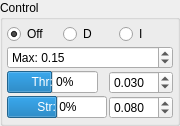
       <widget class="QGroupBox" name="groupBox_3">
        <property name="sizePolicy">
         <sizepolicy hsizetype="Preferred" vsizetype="Preferred">
          <horstretch>1</horstretch>
          <verstretch>0</verstretch>
         </sizepolicy>
        </property>
        <property name="maximumSize">
         <size>
          <width>180</width>
          <height>16777215</height>
         </size>
        </property>
        <property name="title">
         <string>Control</string>
        </property>
        <layout class="QGridLayout" name="gridLayout_3">
         <property name="leftMargin">
          <number>4</number>
         </property>
         <property name="topMargin">
          <number>4</number>
         </property>
         <property name="rightMargin">
          <number>4</number>
         </property>
         <property name="bottomMargin">
          <number>4</number>
         </property>
         <property name="spacing">
          <number>2</number>
         </property>
         <item row="2" column="0">
          <widget class="QProgressBar" name="throttleBar">
           <property name="sizePolicy">
            <sizepolicy hsizetype="Fixed" vsizetype="Fixed">
             <horstretch>1</horstretch>
             <verstretch>0</verstretch>
            </sizepolicy>
           </property>
           <property name="minimum">
            <number>-100</number>
           </property>
           <property name="value">
            <number>0</number>
           </property>
           <property name="format">
            <string>Thr: %v%</string>
           </property>
          </widget>
         </item>
         <item row="3" column="0">
          <widget class="QProgressBar" name="steeringBar">
           <property name="sizePolicy">
            <sizepolicy hsizetype="MinimumExpanding" vsizetype="Fixed">
             <horstretch>1</horstretch>
             <verstretch>0</verstretch>
            </sizepolicy>
           </property>
           <property name="minimum">
            <number>-100</number>
           </property>
           <property name="value">
            <number>0</number>
           </property>
           <property name="format">
            <string>Str: %v%</string>
           </property>
          </widget>
         </item>
         <item row="0" column="0" colspan="2">
          <layout class="QHBoxLayout" name="horizontalLayout_6">
           <item>
            <widget class="QRadioButton" name="throttleOffButton">
             <property name="text">
              <string>Off</string>
             </property>
             <property name="checked">
              <bool>true</bool>
             </property>
            </widget>
           </item>
           <item>
            <widget class="QRadioButton" name="throttleDutyButton">
             <property name="text">
              <string>D</string>
             </property>
             <property name="checked">
              <bool>false</bool>
             </property>
            </widget>
           </item>
           <item>
            <widget class="QRadioButton" name="throttleCurrentButton">
             <property name="text">
              <string>I</string>
             </property>
            </widget>
           </item>
          </layout>
         </item>
         <item row="1" column="0" colspan="2">
          <widget class="QDoubleSpinBox" name="throttleMaxBox">
           <property name="sizePolicy">
            <sizepolicy hsizetype="MinimumExpanding" vsizetype="Fixed">
             <horstretch>1</horstretch>
             <verstretch>0</verstretch>
            </sizepolicy>
           </property>
           <property name="prefix">
            <string>Max: </string>
           </property>
           <property name="maximum">
            <double>1.000000000000000</double>
           </property>
           <property name="singleStep">
            <double>0.010000000000000</double>
           </property>
           <property name="value">
            <double>0.150000000000000</double>
           </property>
          </widget>
         </item>
         <item row="2" column="1">
          <widget class="QDoubleSpinBox" name="throttleGainBox">
           <property name="sizePolicy">
            <sizepolicy hsizetype="Fixed" vsizetype="Fixed">
             <horstretch>1</horstretch>
             <verstretch>0</verstretch>
            </sizepolicy>
           </property>
           <property name="toolTip">
            <string>Keyboard gain</string>
           </property>
           <property name="prefix">
            <string/>
           </property>
           <property name="decimals">
            <number>3</number>
           </property>
           <property name="singleStep">
            <double>0.005000000000000</double>
           </property>
           <property name="value">
            <double>0.030000000000000</double>
           </property>
          </widget>
         </item>
         <item row="3" column="1">
          <widget class="QDoubleSpinBox" name="steeringGainBox">
           <property name="sizePolicy">
            <sizepolicy hsizetype="Minimum" vsizetype="Fixed">
             <horstretch>1</horstretch>
             <verstretch>0</verstretch>
            </sizepolicy>
           </property>
           <property name="toolTip">
            <string>Keyboard gain</string>
           </property>
           <property name="prefix">
            <string/>
           </property>
           <property name="decimals">
            <number>3</number>
           </property>
           <property name="singleStep">
            <double>0.005000000000000</double>
           </property>
           <property name="value">
            <double>0.080000000000000</double>
           </property>
          </widget>
         </item>
        </layout>
       </widget>
